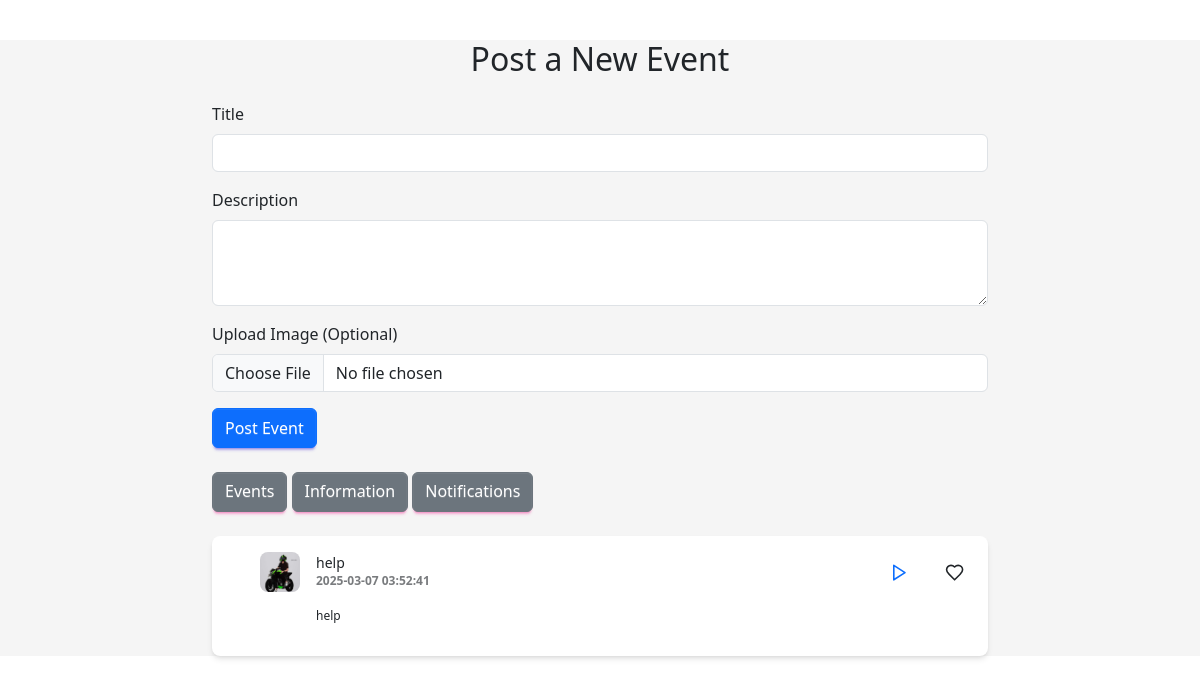
Before: /events.php with the older database file.
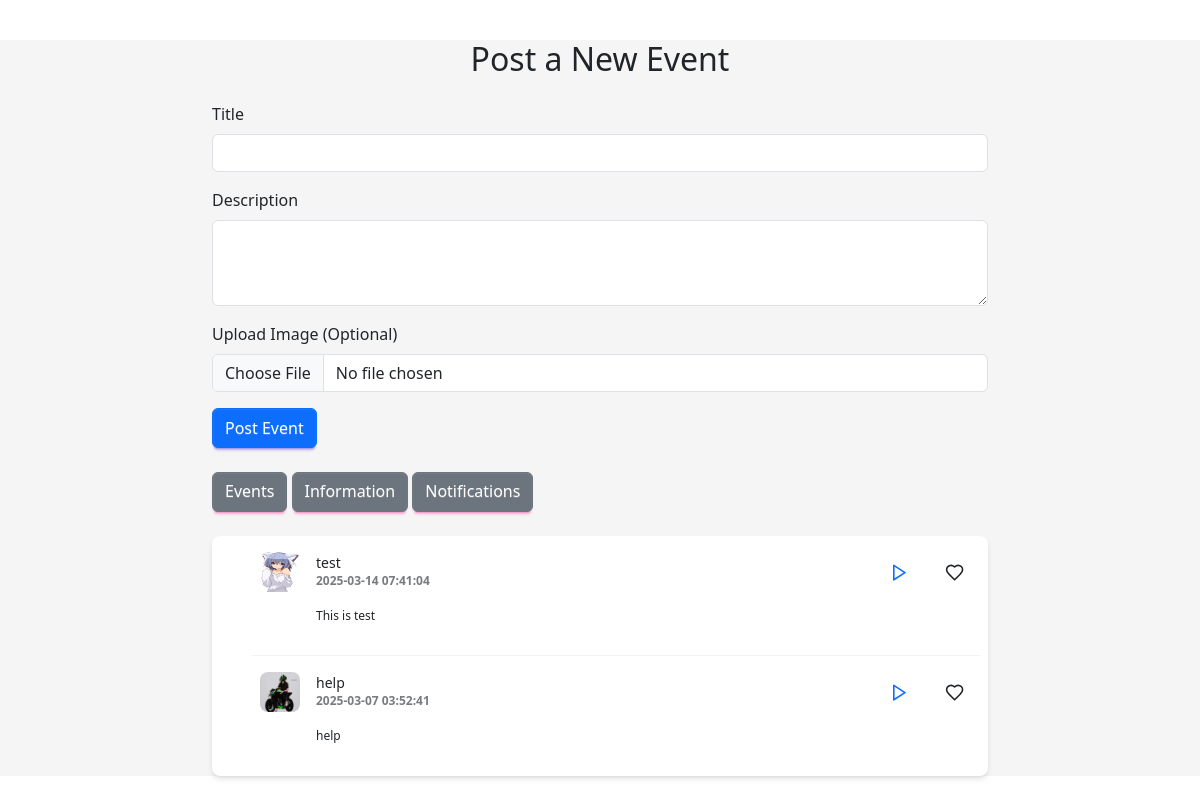
After: the same page with the newer database file.
### tables this page shows
CREATE TABLE `events` (
  `id` int(11) NOT NULL,
  `title` varchar(255) NOT NULL,
  `description` text NOT NULL,
  `image` varchar(255) DEFAULT NULL,
  `created_at` timestamp NOT NULL DEFAULT current_timestamp()
);

### events.php (the view, shortened to what this page needs)
<?php
include 'conn.php';
?>
<!DOCTYPE html>
<html lang="en">
<head>
    <link href="https://cdn.jsdelivr.net/npm/bootstrap@5.3.0/dist/css/bootstrap.min.css" rel="stylesheet">
    <link href="https://cdn.jsdelivr.net/npm/daisyui@5" rel="stylesheet" type="text/css" />
    <script src="https://cdn.jsdelivr.net/npm/@tailwindcss/browser@4"></script>
    <link href="https://cdn.jsdelivr.net/npm/daisyui@$5/themes.css" rel="stylesheet" type="text/css" />
</head>
<body>
    <div class="container">
        <h2 class="text-center my-4">Post a New Event</h2>
        <form method="post" enctype="multipart/form-data">
            <div class="mb-3">
                <label class="form-label">Title</label>
                <input type="text" name="title" class="form-control" required>
            </div>
            <div class="mb-3">
                <label class="form-label">Description</label>
                <textarea name="description" class="form-control" rows="3" required></textarea>
            </div>
            <div class="mb-3">
                <label class="form-label">Upload Image (Optional)</label>
                <input type="file" name="image" class="form-control">
            </div>
            <button type="submit" class="btn btn-primary">Post Event</button>
        </form>
        <br>
        <a class="btn btn-secondary" href="a_events.php">Events</a>
        <a class="btn btn-secondary" href="a_informations.php">Information</a>
        <a class="btn btn-secondary" href="a_notifications.php">Notifications</a>
        <br><br>
        <section>
            <ul class="list bg-base-100 rounded-box shadow-md">
                <?php
                $eventQuery = "select * from events  ORDER BY created_at DESC";
                $selectQuery = $mysql->query($eventQuery);
                while ($row = $selectQuery->fetch_assoc()) {
                    $id = $row["id"];
                    $title = $row["title"];
                    $description = $row["description"];
                    $image = $row["image"];
                    $created_at = $row["created_at"];
                ?>
                    <li class="list-row">
                        <div><img class="size-10 rounded-box" src="<?php echo $image; ?>" /></div>
                        <div>
                            <div><?php echo $title; ?></div>
                            <div class="text-xs uppercase font-semibold opacity-60"><?php echo $created_at; ?></div>
                        </div>
                        <p class="list-col-wrap text-xs">
                            <?php echo $description; ?>
                        </p>
                        <button class="btn btn-square btn-ghost">
                            <a href="view_events.php?event_id=<?php echo $id; ?>">
                                <svg class="size-[1.2em]" xmlns="http://www.w3.org/2000/svg" viewBox="0 0 24 24">
                                    <g stroke-linejoin="round" stroke-linecap="round" stroke-width="2" fill="none" stroke="currentColor">
                                        <path d="M6 3L20 12 6 21 6 3z"></path>
                                    </g>
                                </svg>
                            </a>
                        </button>
                        <button class="btn btn-square btn-ghost">
                        </button>
                    </li>
                <?php   } ?>
            </ul>
        </section>
    </div>
</body>
</html>

Changed rows visible on the page:
added events: image (picture), title "test", created_at "2025-03-14 07:41:04", description "This is test"
